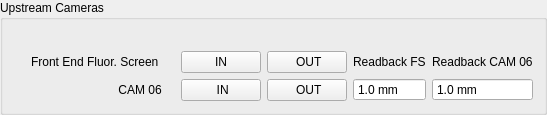
         <widget class="QGroupBox" name="groupBox_23">
          <property name="styleSheet">
           <string notr="true"/>
          </property>
          <property name="title">
           <string>Upstream Cameras</string>
          </property>
          <property name="flat">
           <bool>false</bool>
          </property>
          <property name="checkable">
           <bool>false</bool>
          </property>
          <layout class="QGridLayout" name="gridLayout_71">
           <item row="1" column="0">
            <layout class="QGridLayout" name="gridLayout_80">
             <item row="1" column="0">
              <layout class="QGridLayout" name="gridLayout_76">
               <item row="0" column="0">
                <widget class="QLabel" name="label_72">
                 <property name="text">
                  <string>     Front End Fluor. Screen     </string>
                 </property>
                 <property name="alignment">
                  <set>Qt::AlignRight|Qt::AlignTrailing|Qt::AlignVCenter</set>
                 </property>
                </widget>
               </item>
               <item row="0" column="1" rowspan="2">
                <layout class="QGridLayout" name="gridLayout_74">
                 <item row="0" column="0">
                  <widget class="QPushButton" name="pb_FS_IN">
                   <property name="sizePolicy">
                    <sizepolicy hsizetype="Preferred" vsizetype="Fixed">
                     <horstretch>0</horstretch>
                     <verstretch>0</verstretch>
                    </sizepolicy>
                   </property>
                   <property name="text">
                    <string>     IN     </string>
                   </property>
                  </widget>
                 </item>
                 <item row="0" column="1">
                  <widget class="QPushButton" name="pb_FS_OUT">
                   <property name="sizePolicy">
                    <sizepolicy hsizetype="Preferred" vsizetype="Fixed">
                     <horstretch>0</horstretch>
                     <verstretch>0</verstretch>
                    </sizepolicy>
                   </property>
                   <property name="text">
                    <string>    OUT   </string>
                   </property>
                  </widget>
                 </item>
                 <item row="1" column="0">
                  <widget class="QPushButton" name="pb_CAM6_IN">
                   <property name="sizePolicy">
                    <sizepolicy hsizetype="Preferred" vsizetype="Fixed">
                     <horstretch>0</horstretch>
                     <verstretch>0</verstretch>
                    </sizepolicy>
                   </property>
                   <property name="text">
                    <string>     IN    </string>
                   </property>
                  </widget>
                 </item>
                 <item row="1" column="1">
                  <widget class="QPushButton" name="pb_CAM6_OUT">
                   <property name="sizePolicy">
                    <sizepolicy hsizetype="Preferred" vsizetype="Fixed">
                     <horstretch>0</horstretch>
                     <verstretch>0</verstretch>
                    </sizepolicy>
                   </property>
                   <property name="text">
                    <string>    OUT   </string>
                   </property>
                  </widget>
                 </item>
                </layout>
               </item>
               <item row="1" column="0">
                <widget class="QLabel" name="label_75">
                 <property name="text">
                  <string>    CAM 06    </string>
                 </property>
                 <property name="alignment">
                  <set>Qt::AlignRight|Qt::AlignTrailing|Qt::AlignVCenter</set>
                 </property>
                </widget>
               </item>
              </layout>
             </item>
            </layout>
           </item>
           <item row="1" column="1">
            <layout class="QGridLayout" name="gridLayout_86">
             <item row="0" column="0">
              <widget class="QLabel" name="label_127">
               <property name="text">
                <string>Readback FS</string>
               </property>
              </widget>
             </item>
             <item row="0" column="1">
              <widget class="QLabel" name="label_128">
               <property name="text">
                <string>Readback CAM 06</string>
               </property>
              </widget>
             </item>
             <item row="1" column="0">
              <widget class="QDoubleSpinBox" name="db_fs">
               <property name="sizePolicy">
                <sizepolicy hsizetype="Preferred" vsizetype="Fixed">
                 <horstretch>0</horstretch>
                 <verstretch>0</verstretch>
                </sizepolicy>
               </property>
               <property name="readOnly">
                <bool>true</bool>
               </property>
               <property name="buttonSymbols">
                <enum>QAbstractSpinBox::NoButtons</enum>
               </property>
               <property name="suffix">
                <string> mm</string>
               </property>
               <property name="decimals">
                <number>1</number>
               </property>
               <property name="minimum">
                <double>-100.000000000000000</double>
               </property>
               <property name="maximum">
                <double>100.000000000000000</double>
               </property>
               <property name="value">
                <double>1.000000000000000</double>
               </property>
              </widget>
             </item>
             <item row="1" column="1">
              <widget class="QDoubleSpinBox" name="db_cam6">
               <property name="sizePolicy">
                <sizepolicy hsizetype="Preferred" vsizetype="Fixed">
                 <horstretch>0</horstretch>
                 <verstretch>0</verstretch>
                </sizepolicy>
               </property>
               <property name="readOnly">
                <bool>true</bool>
               </property>
               <property name="buttonSymbols">
                <enum>QAbstractSpinBox::NoButtons</enum>
               </property>
               <property name="suffix">
                <string> mm</string>
               </property>
               <property name="decimals">
                <number>1</number>
               </property>
               <property name="minimum">
                <double>-100.000000000000000</double>
               </property>
               <property name="maximum">
                <double>100.000000000000000</double>
               </property>
               <property name="value">
                <double>1.000000000000000</double>
               </property>
              </widget>
             </item>
            </layout>
           </item>
           <item row="0" column="0">
            <widget class="QLabel" name="label_133">
             <property name="text">
              <string/>
             </property>
            </widget>
           </item>
          </layout>
         </widget>
